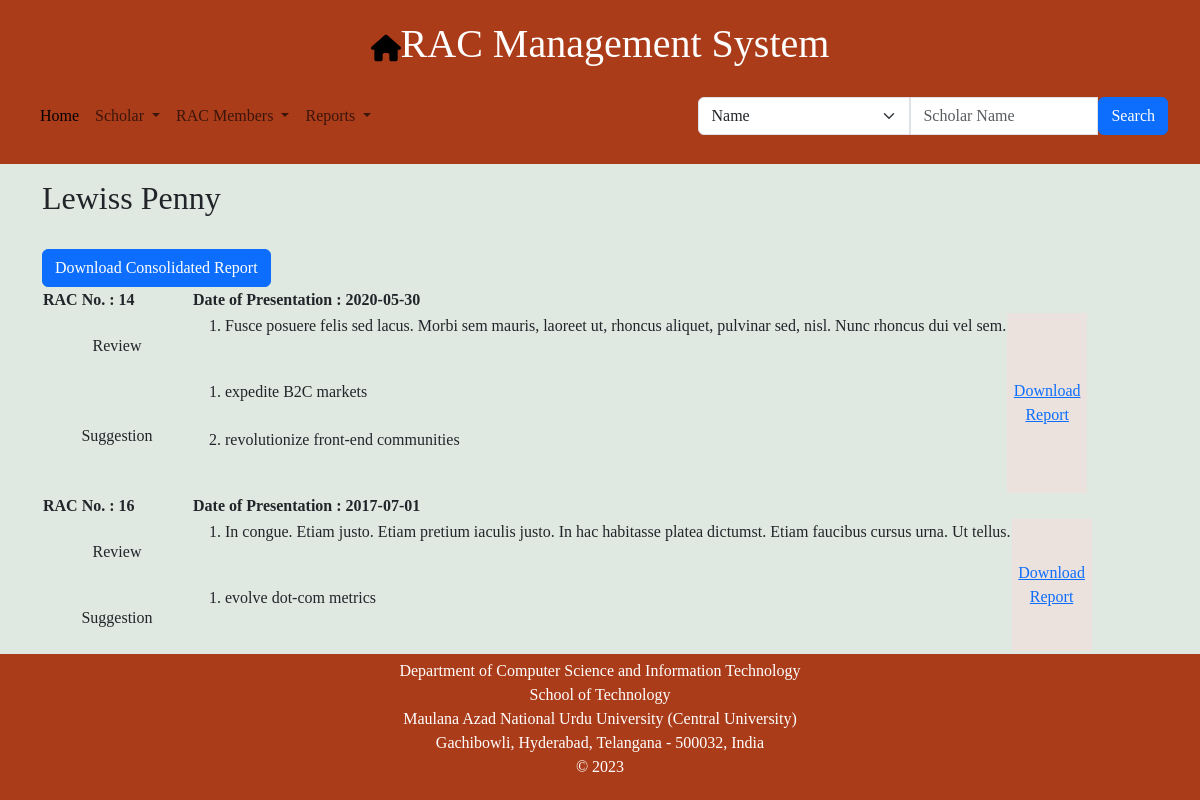
Screenshot of /view_reports/4 with the database file from the repository.
### model.py (models this page shows)
class Scholar(db.Model):
    scholar_id = db.Column(db.Integer(),primary_key = True, nullable = False)
    name = db.Column(db.String(50),nullable = False)
    roll_no = db.Column(db.String(15),nullable = False,unique = True)
    email = db.Column(db.String(25),unique=True)
    gender = db.Column(db.String(6),nullable = False)
    research_topic = db.Column(db.String(150))
    full_time = db.Column(db.Boolean,nullable= False)
    STATUS_CHOICES = ['In Progress', 'Awarded', 'De-Registered', 'Cancelled']
    status = db.Column(db.String(length=20), Enum(*STATUS_CHOICES), nullable=False, default='In Progress')
    date_of_admission = db.Column(db.Date,nullable = False)
    pre_submission_date = db.Column(db.Date)
    thesis_submission_date = db.Column(db.Date)
    viva_voce_date = db.Column(db.Date)
    date_of_award = db.Column(db.Date)
    supervisor_id = db.Column(db.Integer,db.ForeignKey("supervisor.supervisor_id"))
    hod_nominee_id = db.Column(db.Integer,db.ForeignKey("supervisor.supervisor_id"))
    supervisor_nominee_id = db.Column(db.Integer,db.ForeignKey("supervisor.supervisor_id"))
    supervisor = db.relationship("Supervisor",backref = 'scholar',foreign_keys=[supervisor_id])
    hod_nominee = db.relationship("Supervisor",backref = 'hod_nominee_scholar', foreign_keys=[hod_nominee_id])
    supervisor_nominee = db.relationship("Supervisor",backref = 'supervisor_nominee_scholar',foreign_keys=[supervisor_nominee_id])

class Rac_report(db.Model):
    rac_report_id = db.Column(db.Integer(), primary_key=True, nullable=False)
    scholar_id = db.Column(db.Integer, db.ForeignKey('scholar.scholar_id'), nullable=False)
    rac_no = db.Column(db.Integer, nullable=False)
    date_of_presentation = db.Column(db.String(20), nullable=False)
    recommendation = db.relationship('Recommendation')
    review = db.relationship('Review')
    __table_args__ = (
        db.UniqueConstraint('rac_no', 'date_of_presentation', name='uq_rac_no_date_of_presentation'),
    )

class Review(db.Model):
    review_id = db.Column(db.Integer(),primary_key = True, nullable = False)
    rac_report_id = db.Column(db.Integer,db.ForeignKey('rac_report.rac_report_id'),nullable = False)
    review = db.Column(db.String(250),nullable = False)

class Recommendation(db.Model):
    Recommendation_id = db.Column(db.Integer(),primary_key = True, nullable = False)
    rac_report_id = db.Column(db.Integer,db.ForeignKey('rac_report.rac_report_id'),nullable = False)
    recommendation = db.Column(db.String(250),nullable = False)

### app.py (the view)
@app.route('/view_reports/<int:id>',methods = ['GET','POST'])
def view_reports(id):
    scholar = Scholar.query.get(id)
    rac_reports = Rac_report.query.filter_by(scholar_id = id).all()
    return render_template('view_report.html',scholar = scholar,rac_reports =rac_reports)

### templates/view_report.html (shortened to what this page needs)
{% extends 'base.html' %}
{% block body %}
<div id="cont" class="container">
    <div>
        <h2 style="margin-top: 15px;">{{ scholar.name }}</h2><br>
        <a href="/download_report" class="btn btn-primary">Download Consolidated Report</a>
    </div>
    {% if rac_reports|length == 0 %}
    <br>
    <div style="display: block;">
        <p>No report available. <a href="/scholar_report">Create one!</a></p>
    </div>
    {% else %}
    {% for rac_report in rac_reports %}
    <table>
        <thead>
            <tr>
                <th style="width: 150px;">RAC No. : {{ rac_report.rac_no }}</th>
                <th>Date of Presentation : {{ rac_report.date_of_presentation }}</th>
                <th></th>
            </tr>
        </thead>
        <tbody>
            <tr>
                <td>Review</td>
                <td>
                    <ol>
                    {% for rev in rac_report.review %}
                        <li>{{ rev.review }}</li><br>
                    {% endfor %}
                    </ol>
                </td>
                <td rowspan="2" style="background-color: #ebe1dd;">
                    <a href="{{ url_for('download_report', rac_id=rac_report.rac_report_id) }}">Download Report</a>
                </td>
            </tr>
            <tr>
                <td>Suggestion</td>
                <td>
                    <ol>
                    {% for rec in rac_report.recommendation %}
                        <li>{{ rec.recommendation }}</li><br>
                    {% endfor %}
                    </ol>
                </td>
            </tr>
        </tbody>
    </table>
    {% endfor %}
    {% endif %}
</div>
{% endblock %}

### templates/base.html (style rules this page uses)
body { display: flex; flex-direction: column; min-height: 100vh; }
.container { flex-grow: 1; }

### templates/view_report.html (style rules this page uses)
td:nth-child(1), td:nth-child(3) { width: 80px; text-align: center; }

### rows the page displays
Scholar: name "Lewiss Penny"
Rac_report: rac_no "14", date_of_presentation "2020-05-30"
Review: review "Fusce posuere felis sed lacus. Morbi sem mauris, laoreet ut, rhoncus aliquet, pulvinar sed, nisl. Nunc rhoncus dui vel sem."
Recommendation: recommendation "expedite B2C markets"
Recommendation: recommendation "revolutionize front-end communities"
Rac_report: rac_no "16", date_of_presentation "2017-07-01"
Review: review "In congue. Etiam justo. Etiam pretium iaculis justo. In hac habitasse platea dictumst. Etiam faucibus cursus urna. Ut tellus."
Recommendation: recommendation "evolve dot-com metrics"
